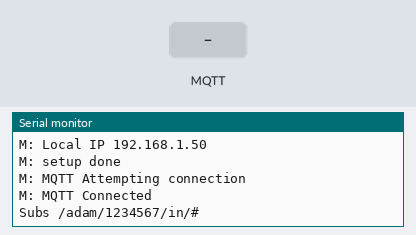
The program below on a simulated ESP8266 (Wemos D1 mini). Shown: the last lines printed to the serial monitor. The test bench sets the inputs (shaded band). WiFi joins after 1.5 s; servers stay silent unless stated; random numbers use the default seed unless the program sets one; no MQTT or app messages arrive unless stated.

Above: at 2.7 s.
2.8 s: MQTT message "1" arrives on the first subscribed topic
At 3.8 s:
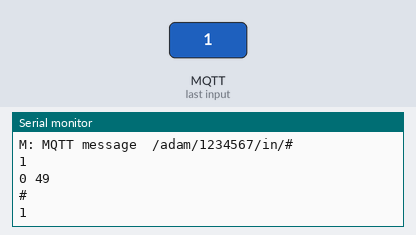
4.3 s: MQTT message "on" arrives on the first subscribed topic
At 5.0 s:
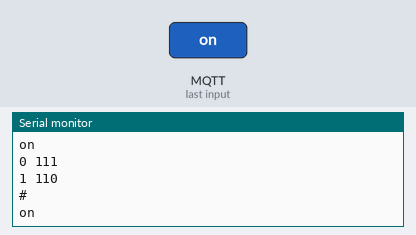
5.8 s: MQTT message "off" arrives on the first subscribed topic
At 7.3 s:
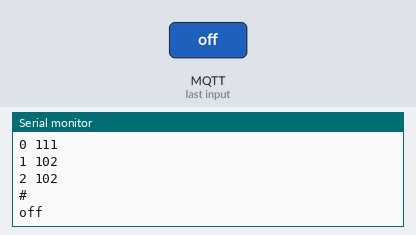
Timing chart, 0 to 8.8 s (numbered marks = the images above; inputs shaded):
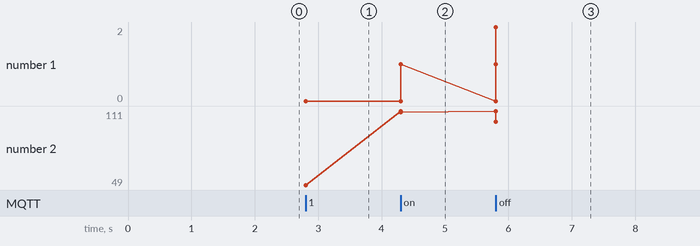

Measured:
- after the input at 2.8 s, the serial monitor: prints a new line at once (image 1)
- after the input at 4.3 s, the serial monitor: prints a new line at once (image 2)
- after the input at 5.8 s, the serial monitor: prints a new line at once (image 3)
- plotted number 1: 1 → 2 after the input at 5.8 s
- plotted number 2: 49 → 110 after the input at 4.3 s, 110 → 102 after the input at 5.8 s

The program:

main.cpp
```cpp
#include <Arduino.h>

#include <ESP8266WiFi.h>
#include <DNSServer.h>
#include <ESP8266WebServer.h>
#include <WiFiManager.h>
#include <PubSubClient.h>

#include <mqtt.h>
#include <logger.h>
#include "module.h"

// -----------------------------------------------------------------------------

WiFiManager wifiManager;

void setup()
{
    Serial.begin(115200);

    CORE_LOG("setup begin");

    wifiManager.autoConnect();

    CORE_LOGV("Local IP", WiFi.localIP());

    mqtt_setup();
    module_setup();

    CORE_LOG("setup done");
}

void loop()
{
    mqtt_loop();
    module_loop();
}
```

module.h
```cpp
#include <Arduino.h>

void module_mqtt_in(String topic, String message);

void module_setup();
void module_loop();
```
